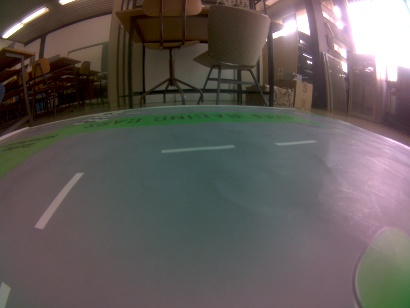
#> input picture carnd-p01-simple-lanes/test_images/45.jpg, 410 x 308 px, found by its file name
$ jupyter execute --allow-errors 'lane detection.ipynb'   (shell and % lines are left out)   (older library calls are emulated)
#> lines starting #> are read from the running program, lines starting #| are printed output that depends on the picture; after the words box and inside, x2 and y2 are one past the last pixel; in counts of white or black regions, pixels touching at a corner belong together
[cell 1]
import re
import os
import cv2
import numpy as np
import matplotlib.pyplot as plt
import matplotlib.image as mpimg

[cell 2]
def grayscale(img):
    return cv2.cvtColor(img, cv2.COLOR_RGB2GRAY)
    # Or use BGR2GRAY if you read an image with cv2.imread()
    #return cv2.cvtColor(img, cv2.COLOR_BGR2GRAY)

def canny(img, low_threshold, high_threshold):
    """Applies the Canny transform"""
    return cv2.Canny(img, low_threshold, high_threshold)

def gaussian_blur(img, kernel_size):
    """Applies a Gaussian Noise kernel"""
    return cv2.GaussianBlur(img, (kernel_size, kernel_size), 0)

# [12 lines left out: function average_line, not called in this run]

def get_x(y, line):
    # calculates x coord for a given y coord
    slope, intercept = line
    return int((y - intercept) / slope)

def intersects_with_line(y,line):
    yd,yu = (line[1],line[3]) if line[1]<line[3] else (line[1],line[3])
    return yd<=y<=yu


def hough_lines(img, ρ, θ, α, min_line_len, max_line_gap,debug=False):
    """
    `img` should be the output of a Canny transform.\n
    Returns an image with lanes drawn.
    """
    lines = cv2.HoughLinesP(img, ρ, θ, α, np.array([]), minLineLength=min_line_len, maxLineGap=max_line_gap)
    line_img = np.zeros((img.shape[0], img.shape[1], 3), dtype=np.uint8)
    line_img,pot_lines = draw_lanes(line_img, lines,debug=debug)
    for index,line in enumerate(pot_lines):
        if line:
            cv2.line(line_img, (get_x(img.shape[0], line), img.shape[0]), (get_x(0, line), 0),
            (0,0,255) if index == 0 else (0,255,0), 3)
    return line_img,pot_lines

def weighted_img(img, initial_img, α=0.8, β=1., λ=0.):
    return cv2.addWeighted(initial_img, α, img, β, λ)

def get_current_side(dashed_line):
    # Return True if is left lane
    return DIM[0]//2 < get_x(DIM[1]-120,dashed_line)

def get_line_params(line):
    x1,y1,x2,y2 = line
    if x1 == x2:
        return 100,100 # to remove strait lines
    return (y2-y1)/(x2-x1),(x1*y2-x2*y1)/(x1-x2)

def plotz(img, cmap='gray'):
    plt.imshow(img, cmap=cmap)
    plt.show()

# [72 lines left out: functions line_intersection_with_border, calc_angle, top_down_view, draw_car_and_target_direction, not called in this run]

[cell 3]
# [12 lines left out: function grouper, not called in this run]

def draw_lanes(image, lines, color=[0, 255, 0], thickness=3, past = 5, debug=False):

    img = np.copy(image)
    # points for lines
    ysize = img.shape[0]
    xsize = 600
    if lines is None:
        return img,[None,None,None]

    lines_params = np.empty((0, 4))
    for i,line in enumerate(lines):
        slope,intersection = get_line_params(line[0])
        if strait_slope_range[0] < abs(slope) < strait_slope_range[1]:
            x_iter = get_x(ysize-50, (slope, intersection))
            #lines_params.append([slope,intersection,line[0],x_iter])
            lines_params = np.append(lines_params, [[slope,intersection,line[0],x_iter]], axis=0)
    if lines_params.shape[0] == 0:
        return img,[None,None,None]
    #lines_params  = np.array(lines_params)
    sorted_lines_params = lines_params[lines_params[:, 3].argsort()]

    grouped_lines = []
    grouped_lines_points = []
    for grouped_line in grouper(sorted_lines_params):
        grouped_lines.append(average_line(grouped_line))
        grouped_lines_points.append([list(line[2]) for line in grouped_line])

    if len(past_potental_lanes[0]) == past:

        dif_dash,dif_left,dif_right = (0,xsize),(0,xsize),(0,xsize)
        pot_dash,pot_left,pot_right = [None]*3
        past_dash,past_left,past_right = [average_line(past_potental_lanes[0]),average_line(past_potental_lanes[1]),average_line(past_potental_lanes[2])]
        x_grouped_lines = [get_x(ysize//2, grouped_line) for grouped_line in grouped_lines]

        for ind,x_grouped_line in enumerate(x_grouped_lines):
            if past_dash and dif_dash[1] > abs(x_grouped_line - get_x(ysize//2, past_dash)):
                dif_dash = (ind, abs(x_grouped_line - get_x(ysize//2, past_dash)))
            if past_left and dif_left[1] > abs(x_grouped_line - get_x(ysize//2, past_left)):
                dif_left = (ind, abs(x_grouped_line - get_x(ysize//2, past_left)))
            if past_right and dif_right[1] > abs(x_grouped_line - get_x(ysize//2, past_right)):
                dif_right = (ind, abs(x_grouped_line - get_x(ysize//2, past_right)))

        pot_dash = grouped_lines[dif_dash[0]] if dif_dash[1] < 40 else None # ke nemae ako nema bliska za 40 px ili nema past dash
        pot_left = grouped_lines[dif_left[0]] if dif_left[1] < 40  else None #ako se stavi noone ke pocne druga da bara
        pot_right = grouped_lines[dif_right[0]] if dif_right[1] < 40 else None

        is_dased_line = dash_lane_test(grouped_lines_points[grouped_lines.index(pot_dash)]) if pot_dash else False

        if not past_dash and not pot_dash: #ako nemame dashed nikakva baraj nova niz site linii
            is_dahed_lines = [dash_lane_test(grouped_lines_point) for grouped_lines_point in grouped_lines_points]
            pot_dash = grouped_lines.pop(is_dahed_lines.index(True)) if True in is_dahed_lines else None
            is_dased_line = True

        if not pot_left and (past_dash or pot_dash): # potencijalna ke imame ako  nema bliska iako ima past lines poarno e bidejki inaku treba da cekame da se ostranat
            x_dashed_line = get_x(ysize//2, pot_dash if pot_dash else past_dash)
            x_grouped_lines_diff = [get_x(ysize//2, grouped_line) - x_dashed_line for grouped_line in grouped_lines]
            left_line_diff = xsize
            past_x_left_diff = sum([left_diff for left_diff in past_lane_dff[0] if left_diff])
            past_x_left_diff = -40 if past_x_left_diff == 0 else past_x_left_diff/len([left_diff for left_diff in past_lane_dff[0] if left_diff])
            for x_diff in x_grouped_lines_diff:
                if x_diff < -past_x_left_diff + 50 and abs(left_line_diff) > abs(x_diff):
                    left_line_diff = x_diff
            if left_line_diff != xsize:
                pot_left  = grouped_lines.pop(x_grouped_lines_diff.index(left_line_diff))

        if not pot_right and (past_dash or pot_dash):
            x_dashed_line = get_x(ysize//2, pot_dash if pot_dash else past_dash)
            x_grouped_lines_diff = [get_x(ysize//2, grouped_line) - x_dashed_line for grouped_line in grouped_lines]
            right_line_diff = xsize
            past_x_right_diff = sum([right_diff for right_diff in past_lane_dff[0] if right_diff])
            past_x_right_diff = 40 if past_x_right_diff == 0 else past_x_right_diff/len([right_diff for right_diff in past_lane_dff[0] if right_diff])
            for x_diff in x_grouped_lines_diff:
                if x_diff > past_x_right_diff - 50 and right_line_diff > x_diff:
                    right_line_diff = x_diff
            if right_line_diff != xsize:
                pot_right  = grouped_lines.pop(x_grouped_lines_diff.index(right_line_diff))
        #final check
        if pot_dash == None  and past_dash == None:
            is_dased_line = False
            is_left_line = is_right_lane =  (get_x(ysize//2, pot_left) < get_x(ysize//2, pot_right)) if pot_left and pot_right else False
            past_lane_dff[0].append(None)
            past_lane_dff[1].append(None)
        else:
            is_left_line = get_x(ysize//2, pot_left)<get_x(ysize//2, pot_dash if pot_dash else past_dash) if pot_left else False
            is_right_lane = get_x(ysize//2, pot_dash if pot_dash else past_dash)<get_x(ysize//2,pot_right) if pot_right else False
            # temporal lines
            left_line_diff =  get_x(ysize//2, pot_dash if pot_dash else past_dash)- get_x(ysize//2, pot_left) if pot_left else None
            right_line_diff = get_x(ysize//2, pot_right) - get_x(ysize//2, pot_dash if pot_dash else past_dash) if pot_right else None
            past_lane_dff[0].append(left_line_diff if is_left_line else None)
            past_lane_dff[1].append(right_line_diff if right_line_diff else None)

        past_potental_lanes[0].append(pot_dash  if is_dased_line else None)
        past_potental_lanes[1].append(pot_left  if is_left_line  else None)
        past_potental_lanes[2].append(pot_right if is_right_lane else None)

        if len(past_potental_lanes[0]) > past:
            past_potental_lanes[0].pop(0)
            past_potental_lanes[1].pop(0)
            past_potental_lanes[2].pop(0)
            past_lane_dff[0].pop(0)
            past_lane_dff[1].pop(0)
        potental_lines = [pot_dash  if pot_dash else None ,pot_left  if pot_left else None,pot_right  if pot_right else None]
    else:
        # find dashed line if not return nothing
        is_dahed_lines =  [dash_lane_test(grouped_lines_point) for grouped_lines_point in grouped_lines_points]
        if True not in is_dahed_lines:
            if debug:
                for group_line in grouped_lines:
                    cv2.line(img, (get_x(ysize, group_line), ysize), (get_x(0, group_line), 0), (255,0,0), thickness)
                for line in lines:
                    cv2.line(img, (line[0][0], line[0][1]), (line[0][2], line[0][3]),
                    [255,255,0] if strait_slope_range[0] < abs(get_line_params(line[0])[0]) < strait_slope_range[1] else [255,0,255], 2)
            return img,[None]*3
        dashed_line = grouped_lines.pop(is_dahed_lines.index(True))
        x_dashed_line = get_x(ysize//2, dashed_line)
        x_grouped_lines_diff = [get_x(ysize//2, grouped_line) - x_dashed_line for grouped_line in grouped_lines]
        # find left and right line
        left_line_diff,right_line_diff = xsize,xsize
        left_line,right_line = None,None
        for x_diff in x_grouped_lines_diff:
            if x_diff < 0 and abs(left_line_diff) > abs(x_diff):
                left_line_diff = x_diff
            elif x_diff > 0 and right_line_diff > x_diff:
                right_line_diff = x_diff
        if left_line_diff != xsize:
            left_line  = grouped_lines.pop(x_grouped_lines_diff.index(left_line_diff))
            x_grouped_lines_diff.pop(x_grouped_lines_diff.index(left_line_diff))
        if right_line_diff != xsize:
            right_line = grouped_lines.pop(x_grouped_lines_diff.index(right_line_diff))
            x_grouped_lines_diff.pop(x_grouped_lines_diff.index(right_line_diff))
        # temporal lines append prev for the beginning
        past_lane_dff[0].append(-left_line_diff if left_line else None)
        past_lane_dff[1].append(right_line_diff if right_line else None)
        past_potental_lanes[0].append(dashed_line if dashed_line else past_potental_lanes[0][-1])
        past_potental_lanes[1].append(left_line if left_line else (past_potental_lanes[1][-1] if past_potental_lanes[1]  else None))
        past_potental_lanes[2].append(right_line if right_line else (past_potental_lanes[2][-1] if past_potental_lanes[2] else None))
        if len(past_potental_lanes[0]) > past:
            past_potental_lanes[0].pop(0)
            past_potental_lanes[1].pop(0)
            past_potental_lanes[2].pop(0)
            past_lane_dff[0].pop(0)
            past_lane_dff[1].pop(0)
        potental_lines = [average_line(past_potental_lanes[0]),average_line(past_potental_lanes[1]),average_line(past_potental_lanes[2])]
    if debug:
        for group_line in grouped_lines:
            cv2.line(img, (get_x(ysize, group_line), ysize), (get_x(0, group_line), 0), (255,0,0), thickness)
        for line in lines:
            cv2.line(img, (line[0][0], line[0][1]), (line[0][2], line[0][3]),
            [255,255,0] if strait_slope_range[0] < abs(get_line_params(line[0])[0]) < strait_slope_range[1] else [255,0,255], 2)
    return img,potental_lines

[cell 4]
# [14 lines left out: function dash_lane_test, not called in this run]

[cell 5]
# calibration params for sparkfun bot
DIM=(410, 308)
K=np.array([[171.0979583888746, 0.0, 203.832157593343], [0.0, 169.87861660728842, 152.47239113949564], [0.0, 0.0, 1.0]])
D=np.array([[-0.008369503627831692], [-0.07768839820625655], [0.10177033308737245], [-0.04056049534190911]])

[cell 6]
# calibration params for duckietown bot
DIM=(408, 308)
K=np.array([[200.45528254856666, 0.0, 193.58838229266124], [0.0, 204.98105125775646, 136.8997130353786], [0.0, 0.0, 1.0]])
D=np.array([[-0.051386452545095], [0.18476371756060023], [-0.5729487022183332], [0.49089690391610674]])

### Process a single image

[cell 7]
# applying pipeline to test images and saving them
past_potental_lanes = [[],[],[]]
past_lane_dff = [[],[]]
strait_slope_range = (0.2,3)
im_path = r'Captures\sparkfun2'
im_name = '45.jpg'

# read raw image
test_img = mpimg.imread(f"{im_path}/{im_name}")
#> test_img is the input picture: shape (308, 410, 3); mean R, G, B 98.8, 92.1, 89.5
plotz(test_img)

# apply calibration
map1, map2 = cv2.fisheye.initUndistortRectifyMap(K, D, np.eye(3), K, DIM, cv2.CV_16SC2)
undistorted_img = cv2.remap(test_img, map1, map2, interpolation=cv2.INTER_LINEAR, borderMode=cv2.BORDER_CONSTANT)[120:,:]
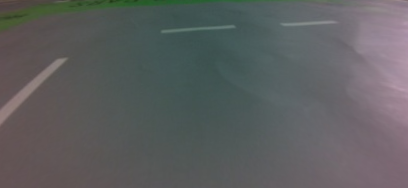
#> undistorted_img: shape (188, 408, 3); mean R, G, B 93, 94.8, 95.3
plotz(undistorted_img)

# convert to grayscale
gray_img = grayscale(undistorted_img)
#> in grayscale, `return cv2.cvtColor(img, cv2.COLOR_RGB2GRAY)`:
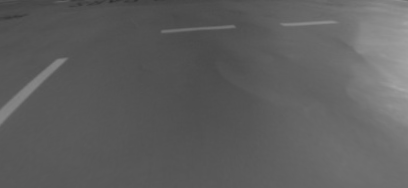
#> returned value: shape (188, 408); min 44, max 166, mean 94.3
plotz(gray_img)

# apply blur
blurred_img = cv2.medianBlur(gray_img,5)
plotz(blurred_img)

# treshold testing
ret,th1 = cv2.threshold(blurred_img,160,255,cv2.THRESH_BINARY)
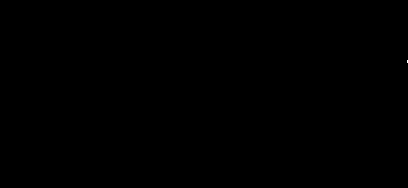
#> th1: shape (188, 408); 0% white in thin lines or dots, all inside (x1, y1, x2, y2) = (407, 60, 408, 63)
th2 = cv2.adaptiveThreshold(blurred_img,255,cv2.ADAPTIVE_THRESH_GAUSSIAN_C,cv2.THRESH_BINARY,55,-6)
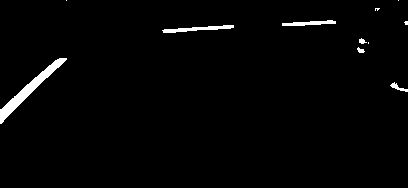
#> th2: shape (188, 408); 1.8% white; 11 white regions (5 under 20 px), largest, box (x1, y1, x2, y2) and area: (0, 58, 67, 124) 759, (162, 25, 234, 33) 258, (282, 20, 336, 26) 191, (390, 82, 408, 92) 64, (359, 38, 367, 44) 29, (357, 47, 365, 53) 29
plotz(th1)
plotz(th2)

# canny image
t = 50
canny_img = canny(gray_img, t, t*2)
#> in canny, `return cv2.Canny(img, low_threshold, high_threshold)`:
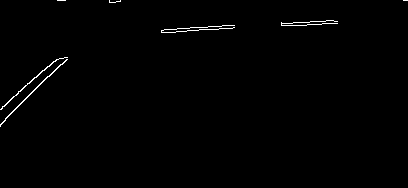
#> returned value: shape (188, 408); 0.71% white in thin lines or dots, all inside (x1, y1, x2, y2) = (0, 0, 408, 127)
plotz(canny_img)

# calculate potential lines
#> (the rest of this cell did not finish here and is left out)

#> in hough_lines, `lines = cv2.HoughLinesP(img, ρ, θ, α, np.array([]), minLineLength=min_..`: lines = [[207, 29, 218, 29], [187, 30, 206, 29], [0, 124, 44, 79], [161, 30, 189, 28], [0, 109, 53, 61], [219, 28, 232, 28], [307, 24, 321, 24], [322, 23, 336, 23], [293, 22, 325, 21]]
#> in draw_lanes, `img = np.copy(image)`: img: shape (188, 408, 3); every value is 0
#> the loop in draw_lanes, `for i,line in enumerate(lines):` made 3 passes
#> (x1 in get_line_params, y1 in get_line_params, x2 in get_line_params, y2 in get_line_params, intersection, intercept in get_x, x_iter) on pass 3: (0, 124, 44, 79, 124, 124, -13)
#> (x1 in get_line_params, y1 in get_line_params, x2 in get_line_params, y2 in get_line_params, intersection) on passes 1 to 2: (207, 29, 218, 29, 29), (187, 30, 206, 29, 39.84)
plotz(weighted_img(lines_canny_img, undistorted_img))
print(pot_lanes)

# get final image
final_img,current_line,target_line = draw_car_and_target_direction(
        weighted_img(lines_canny_img, undistorted_img),pot_lanes,'left')
plotz(final_img)
print(calc_angle(current_line,target_line))

# top down view
top_down_img,M,Minv = top_down_view(final_img,pot_lanes,'left')
plotz(top_down_img)
